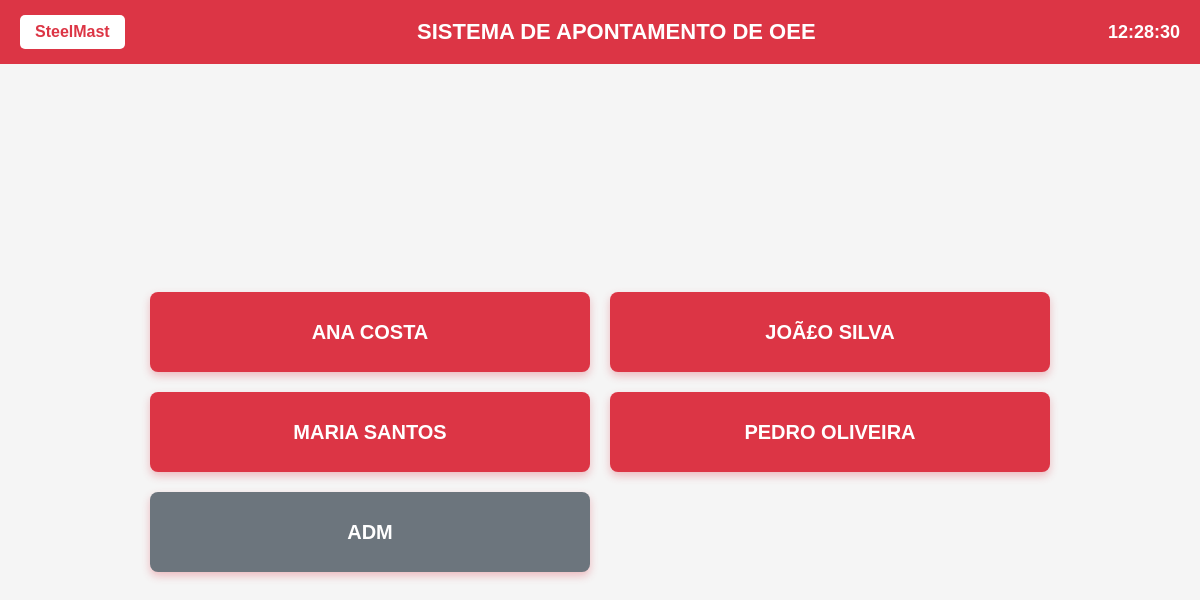
/soldagem/, run on an earlier commit of the app's database.
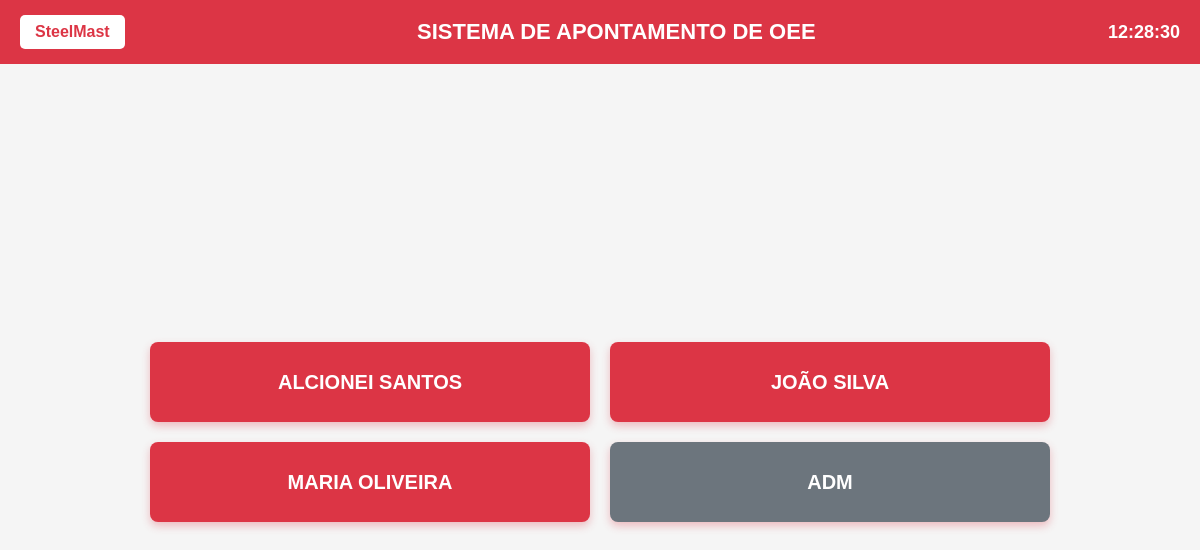
And on a later commit of the database.
### soldagem/models.py (models this page shows, shortened)
class Soldador(models.Model):
    usuario = models.OneToOneField(Usuario, on_delete=models.CASCADE)
    senha_simplificada = models.CharField(max_length=10, help_text="Senha numérica para login rápido")
    ativo = models.BooleanField(default=True)
    data_cadastro = models.DateTimeField(auto_now_add=True)
    class Meta:
        verbose_name = "Soldador"
        verbose_name_plural = "Soldadores"

class Usuario(AbstractUser):
    TIPO_USUARIO_CHOICES = [
        ('admin', 'Administrador'),
        ('analista', 'Analista'),
        ('qualidade', 'Qualidade'),
        ('manutencao', 'Manutenção'),
        ('soldador', 'Soldador'),
    ]
    nome_completo = models.CharField(max_length=150)
    tipo_usuario = models.CharField(max_length=20, choices=TIPO_USUARIO_CHOICES)
    ativo = models.BooleanField(default=True)
    data_criacao = models.DateTimeField(auto_now_add=True)
    ultimo_login = models.DateTimeField(null=True, blank=True)
    class Meta:
        verbose_name = "Usuário"
        verbose_name_plural = "Usuários"

### soldagem/views.py (the view)
# urls.py: path('', lambda request: redirect('soldagem:selecao_soldador')),
def selecao_soldador(request):
    soldadores = Soldador.objects.filter(ativo=True).order_by('usuario__nome_completo')
    return render(request, 'soldagem/selecao_soldador.html', {
        'soldadores': soldadores
    })

### templates/soldagem/selecao_soldador.html (shortened to what this page needs)
<!DOCTYPE html>
<html lang="pt-BR">
<head>
</head>
<body>
    <div class="header">
        <div class="logo">SteelMast</div>
        <div class="title">SISTEMA DE APONTAMENTO DE OEE</div>
        <div class="clock" id="clock">12:49:07</div>
    </div>
    <div class="container">
        <div class="soldadores-grid">
            {% for soldador in soldadores %}
            <button class="soldador-btn" onclick="selecionarSoldador({{ soldador.id }}, '{{ soldador.usuario.nome_completo }}')">
                {{ soldador.usuario.nome_completo|upper }}
            </button>
            {% endfor %}
            <button class="soldador-btn" onclick="window.location.href='/admin/'" style="background-color: #6c757d;">
                ADM
            </button>
        </div>
    </div>
</body>
</html>

What changed in the data, as far as the page shows it:
removed Soldador: usuario.nome_completo "ANA COSTA"
changed Soldador: usuario.nome_completo "JOÃ£O SILVA" → "ALCIONEI SANTOS"
changed Soldador: usuario.nome_completo "MARIA SANTOS" → "JOÃO SILVA"
changed Soldador: usuario.nome_completo "PEDRO OLIVEIRA" → "MARIA OLIVEIRA"
